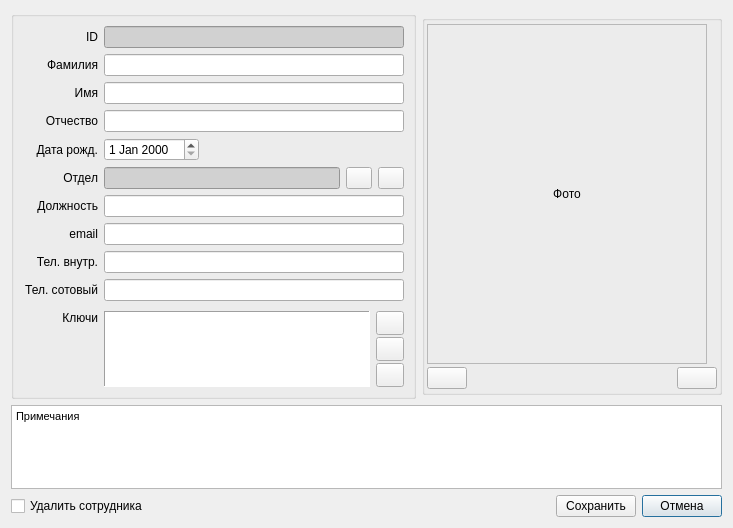
<?xml version="1.0" encoding="UTF-8"?>
<ui version="4.0">
 <class>SvEmploeeDialog</class>
 <widget class="QDialog" name="SvEmploeeDialog">
  <property name="geometry">
   <rect>
    <x>0</x>
    <y>0</y>
    <width>733</width>
    <height>528</height>
   </rect>
  </property>
  <property name="windowTitle">
   <string/>
  </property>
  <layout class="QVBoxLayout" name="verticalLayout_4">
   <item>
    <layout class="QHBoxLayout" name="horizontalLayout_3">
     <item>
      <widget class="QGroupBox" name="groupBox">
       <property name="sizePolicy">
        <sizepolicy hsizetype="Preferred" vsizetype="Expanding">
         <horstretch>0</horstretch>
         <verstretch>0</verstretch>
        </sizepolicy>
       </property>
       <property name="title">
        <string/>
       </property>
       <layout class="QVBoxLayout" name="verticalLayout_3">
        <item>
         <layout class="QHBoxLayout" name="hlayID">
          <item>
           <widget class="QLabel" name="lblID">
            <property name="sizePolicy">
             <sizepolicy hsizetype="Fixed" vsizetype="Fixed">
              <horstretch>0</horstretch>
              <verstretch>0</verstretch>
             </sizepolicy>
            </property>
            <property name="minimumSize">
             <size>
              <width>75</width>
              <height>0</height>
             </size>
            </property>
            <property name="text">
             <string>ID</string>
            </property>
            <property name="alignment">
             <set>Qt::AlignRight|Qt::AlignTrailing|Qt::AlignVCenter</set>
            </property>
           </widget>
          </item>
          <item>
           <widget class="QLineEdit" name="editID">
            <property name="styleSheet">
             <string notr="true">background-color: rgb(209, 209, 209);</string>
            </property>
            <property name="readOnly">
             <bool>true</bool>
            </property>
           </widget>
          </item>
         </layout>
        </item>
        <item>
         <layout class="QHBoxLayout" name="hlaySurename">
          <item>
           <widget class="QLabel" name="lblSurname">
            <property name="minimumSize">
             <size>
              <width>75</width>
              <height>0</height>
             </size>
            </property>
            <property name="text">
             <string>Фамилия</string>
            </property>
            <property name="alignment">
             <set>Qt::AlignRight|Qt::AlignTrailing|Qt::AlignVCenter</set>
            </property>
           </widget>
          </item>
          <item>
           <widget class="QLineEdit" name="editSurename"/>
          </item>
         </layout>
        </item>
        <item>
         <layout class="QHBoxLayout" name="hlayName">
          <item>
           <widget class="QLabel" name="lblName">
            <property name="minimumSize">
             <size>
              <width>75</width>
              <height>0</height>
             </size>
            </property>
            <property name="text">
             <string>Имя</string>
            </property>
            <property name="alignment">
             <set>Qt::AlignRight|Qt::AlignTrailing|Qt::AlignVCenter</set>
            </property>
           </widget>
          </item>
          <item>
           <widget class="QLineEdit" name="editName"/>
          </item>
         </layout>
        </item>
        <item>
         <layout class="QHBoxLayout" name="hlayPatronymic">
          <item>
           <widget class="QLabel" name="lblPatronymic">
            <property name="minimumSize">
             <size>
              <width>75</width>
              <height>0</height>
             </size>
            </property>
            <property name="text">
             <string>Отчество</string>
            </property>
            <property name="alignment">
             <set>Qt::AlignRight|Qt::AlignTrailing|Qt::AlignVCenter</set>
            </property>
           </widget>
          </item>
          <item>
           <widget class="QLineEdit" name="editPatronymic"/>
          </item>
         </layout>
        </item>
        <item>
         <layout class="QHBoxLayout" name="hlayBirthDate">
          <item>
           <widget class="QLabel" name="lblBirthDate">
            <property name="minimumSize">
             <size>
              <width>75</width>
              <height>0</height>
             </size>
            </property>
            <property name="text">
             <string>Дата рожд.</string>
            </property>
            <property name="alignment">
             <set>Qt::AlignRight|Qt::AlignTrailing|Qt::AlignVCenter</set>
            </property>
           </widget>
          </item>
          <item>
           <widget class="QDateEdit" name="dateBirthDate"/>
          </item>
          <item>
           <spacer name="horizontalSpacer_2">
            <property name="orientation">
             <enum>Qt::Horizontal</enum>
            </property>
            <property name="sizeHint" stdset="0">
             <size>
              <width>40</width>
              <height>20</height>
             </size>
            </property>
           </spacer>
          </item>
         </layout>
        </item>
        <item>
         <layout class="QHBoxLayout" name="hlayDepartment">
          <item>
           <widget class="QLabel" name="lblDepartment">
            <property name="sizePolicy">
             <sizepolicy hsizetype="Fixed" vsizetype="Fixed">
              <horstretch>0</horstretch>
              <verstretch>0</verstretch>
             </sizepolicy>
            </property>
            <property name="minimumSize">
             <size>
              <width>75</width>
              <height>0</height>
             </size>
            </property>
            <property name="text">
             <string>Отдел</string>
            </property>
            <property name="alignment">
             <set>Qt::AlignRight|Qt::AlignTrailing|Qt::AlignVCenter</set>
            </property>
           </widget>
          </item>
          <item>
           <widget class="QLineEdit" name="editDepartment">
            <property name="styleSheet">
             <string notr="true">background-color: rgb(209, 209, 209);</string>
            </property>
            <property name="readOnly">
             <bool>true</bool>
            </property>
           </widget>
          </item>
          <item>
           <widget class="QPushButton" name="bnSelectDepartment">
            <property name="sizePolicy">
             <sizepolicy hsizetype="Fixed" vsizetype="Fixed">
              <horstretch>0</horstretch>
              <verstretch>0</verstretch>
             </sizepolicy>
            </property>
            <property name="maximumSize">
             <size>
              <width>26</width>
              <height>16777215</height>
             </size>
            </property>
            <property name="text">
             <string/>
            </property>
            <property name="icon">
             <iconset resource="../res.qrc">
              <normaloff>:/employee/icons/cologne-icons/ico/publish.ico</normaloff>:/employee/icons/cologne-icons/ico/publish.ico</iconset>
            </property>
           </widget>
          </item>
          <item>
           <widget class="QPushButton" name="bnNewDepartment">
            <property name="sizePolicy">
             <sizepolicy hsizetype="Fixed" vsizetype="Fixed">
              <horstretch>0</horstretch>
              <verstretch>0</verstretch>
             </sizepolicy>
            </property>
            <property name="maximumSize">
             <size>
              <width>26</width>
              <height>16777215</height>
             </size>
            </property>
            <property name="text">
             <string/>
            </property>
            <property name="icon">
             <iconset resource="../res.qrc">
              <normaloff>:/employee/icons/cologne-icons/ico/plus.ico</normaloff>:/employee/icons/cologne-icons/ico/plus.ico</iconset>
            </property>
           </widget>
          </item>
         </layout>
        </item>
        <item>
         <layout class="QHBoxLayout" name="hlayPosition">
          <item>
           <widget class="QLabel" name="lblPosition">
            <property name="minimumSize">
             <size>
              <width>75</width>
              <height>0</height>
             </size>
            </property>
            <property name="text">
             <string>Должность</string>
            </property>
            <property name="alignment">
             <set>Qt::AlignRight|Qt::AlignTrailing|Qt::AlignVCenter</set>
            </property>
           </widget>
          </item>
          <item>
           <widget class="QLineEdit" name="editPosition"/>
          </item>
         </layout>
        </item>
        <item>
         <layout class="QHBoxLayout" name="hlayEmail">
          <item>
           <widget class="QLabel" name="lblEmail">
            <property name="minimumSize">
             <size>
              <width>75</width>
              <height>0</height>
             </size>
            </property>
            <property name="text">
             <string>email</string>
            </property>
            <property name="alignment">
             <set>Qt::AlignRight|Qt::AlignTrailing|Qt::AlignVCenter</set>
            </property>
           </widget>
          </item>
          <item>
           <widget class="QLineEdit" name="editEmail"/>
          </item>
         </layout>
        </item>
        <item>
         <layout class="QHBoxLayout" name="hlayPhone1">
          <item>
           <widget class="QLabel" name="lbPhone1">
            <property name="minimumSize">
             <size>
              <width>75</width>
              <height>0</height>
             </size>
            </property>
            <property name="text">
             <string>Тел. внутр.</string>
            </property>
            <property name="alignment">
             <set>Qt::AlignRight|Qt::AlignTrailing|Qt::AlignVCenter</set>
            </property>
           </widget>
          </item>
          <item>
           <widget class="QLineEdit" name="editPhone1"/>
          </item>
         </layout>
        </item>
        <item>
         <layout class="QHBoxLayout" name="hlayPhone2">
          <item>
           <widget class="QLabel" name="lblPhone2">
            <property name="minimumSize">
             <size>
              <width>75</width>
              <height>0</height>
             </size>
            </property>
            <property name="text">
             <string>Тел. сотовый</string>
            </property>
            <property name="alignment">
             <set>Qt::AlignRight|Qt::AlignTrailing|Qt::AlignVCenter</set>
            </property>
           </widget>
          </item>
          <item>
           <widget class="QLineEdit" name="editPhone2"/>
          </item>
         </layout>
        </item>
        <item>
         <layout class="QHBoxLayout" name="hlayScudKeys">
          <property name="topMargin">
           <number>4</number>
          </property>
          <property name="bottomMargin">
           <number>0</number>
          </property>
          <item>
           <widget class="QLabel" name="lblScudKeys">
            <property name="minimumSize">
             <size>
              <width>75</width>
              <height>0</height>
             </size>
            </property>
            <property name="text">
             <string>Ключи</string>
            </property>
            <property name="alignment">
             <set>Qt::AlignRight|Qt::AlignTop|Qt::AlignTrailing</set>
            </property>
           </widget>
          </item>
          <item>
           <widget class="QListView" name="listScudKeys">
            <property name="sizePolicy">
             <sizepolicy hsizetype="Expanding" vsizetype="Fixed">
              <horstretch>0</horstretch>
              <verstretch>0</verstretch>
             </sizepolicy>
            </property>
            <property name="maximumSize">
             <size>
              <width>16777215</width>
              <height>76</height>
             </size>
            </property>
            <property name="frameShape">
             <enum>QFrame::Panel</enum>
            </property>
            <property name="frameShadow">
             <enum>QFrame::Sunken</enum>
            </property>
            <property name="editTriggers">
             <set>QAbstractItemView::NoEditTriggers</set>
            </property>
           </widget>
          </item>
          <item>
           <layout class="QVBoxLayout" name="vlayScudKeys">
            <property name="spacing">
             <number>2</number>
            </property>
            <item>
             <widget class="QPushButton" name="bnNewScudKey">
              <property name="minimumSize">
               <size>
                <width>28</width>
                <height>24</height>
               </size>
              </property>
              <property name="maximumSize">
               <size>
                <width>28</width>
                <height>24</height>
               </size>
              </property>
              <property name="text">
               <string/>
              </property>
              <property name="icon">
               <iconset resource="../res.qrc">
                <normaloff>:/employee/icons/silk/key_add.png</normaloff>:/employee/icons/silk/key_add.png</iconset>
              </property>
             </widget>
            </item>
            <item>
             <widget class="QPushButton" name="bnSelectScudKey">
              <property name="minimumSize">
               <size>
                <width>28</width>
                <height>24</height>
               </size>
              </property>
              <property name="maximumSize">
               <size>
                <width>28</width>
                <height>24</height>
               </size>
              </property>
              <property name="text">
               <string/>
              </property>
              <property name="icon">
               <iconset resource="../res.qrc">
                <normaloff>:/employee/icons/silk/key_go.png</normaloff>:/employee/icons/silk/key_go.png</iconset>
              </property>
             </widget>
            </item>
            <item>
             <widget class="QPushButton" name="bnDeleteScudKey">
              <property name="minimumSize">
               <size>
                <width>28</width>
                <height>24</height>
               </size>
              </property>
              <property name="maximumSize">
               <size>
                <width>28</width>
                <height>24</height>
               </size>
              </property>
              <property name="text">
               <string/>
              </property>
              <property name="icon">
               <iconset resource="../res.qrc">
                <normaloff>:/employee/icons/silk/key_delete.png</normaloff>:/employee/icons/silk/key_delete.png</iconset>
              </property>
             </widget>
            </item>
           </layout>
          </item>
         </layout>
        </item>
       </layout>
      </widget>
     </item>
     <item>
      <widget class="QGroupBox" name="groupBox_2">
       <property name="minimumSize">
        <size>
         <width>300</width>
         <height>380</height>
        </size>
       </property>
       <property name="maximumSize">
        <size>
         <width>300</width>
         <height>380</height>
        </size>
       </property>
       <property name="title">
        <string/>
       </property>
       <layout class="QVBoxLayout" name="verticalLayout">
        <property name="spacing">
         <number>2</number>
        </property>
        <property name="leftMargin">
         <number>2</number>
        </property>
        <property name="topMargin">
         <number>2</number>
        </property>
        <property name="rightMargin">
         <number>2</number>
        </property>
        <property name="bottomMargin">
         <number>2</number>
        </property>
        <item>
         <widget class="QLabel" name="lblFoto">
          <property name="sizePolicy">
           <sizepolicy hsizetype="Fixed" vsizetype="Fixed">
            <horstretch>0</horstretch>
            <verstretch>0</verstretch>
           </sizepolicy>
          </property>
          <property name="minimumSize">
           <size>
            <width>280</width>
            <height>340</height>
           </size>
          </property>
          <property name="maximumSize">
           <size>
            <width>280</width>
            <height>340</height>
           </size>
          </property>
          <property name="frameShape">
           <enum>QFrame::StyledPanel</enum>
          </property>
          <property name="frameShadow">
           <enum>QFrame::Plain</enum>
          </property>
          <property name="text">
           <string>Фото</string>
          </property>
          <property name="alignment">
           <set>Qt::AlignCenter</set>
          </property>
          <property name="margin">
           <number>0</number>
          </property>
         </widget>
        </item>
        <item>
         <layout class="QHBoxLayout" name="horizontalLayout">
          <property name="spacing">
           <number>2</number>
          </property>
          <item>
           <widget class="QPushButton" name="bnGetCamera">
            <property name="text">
             <string/>
            </property>
            <property name="icon">
             <iconset resource="../res.qrc">
              <normaloff>:/employee/icons/cologne-icons/ico/photography.ico</normaloff>:/employee/icons/cologne-icons/ico/photography.ico</iconset>
            </property>
           </widget>
          </item>
          <item>
           <spacer name="horizontalSpacer">
            <property name="orientation">
             <enum>Qt::Horizontal</enum>
            </property>
            <property name="sizeType">
             <enum>QSizePolicy::Fixed</enum>
            </property>
            <property name="sizeHint" stdset="0">
             <size>
              <width>260</width>
              <height>13</height>
             </size>
            </property>
           </spacer>
          </item>
          <item>
           <widget class="QPushButton" name="bnSelectFoto">
            <property name="text">
             <string/>
            </property>
            <property name="icon">
             <iconset resource="../res.qrc">
              <normaloff>:/employee/icons/cologne-icons/ico/illustration.ico</normaloff>:/employee/icons/cologne-icons/ico/illustration.ico</iconset>
            </property>
           </widget>
          </item>
         </layout>
        </item>
       </layout>
      </widget>
     </item>
    </layout>
   </item>
   <item>
    <widget class="QTextEdit" name="textDescription">
     <property name="html">
      <string>&lt;!DOCTYPE HTML PUBLIC &quot;-//W3C//DTD HTML 4.0//EN&quot; &quot;http://www.w3.org/TR/REC-html40/strict.dtd&quot;&gt;
&lt;html&gt;&lt;head&gt;&lt;meta name=&quot;qrichtext&quot; content=&quot;1&quot; /&gt;&lt;style type=&quot;text/css&quot;&gt;
p, li { white-space: pre-wrap; }
&lt;/style&gt;&lt;/head&gt;&lt;body style=&quot; font-family:'MS Shell Dlg 2'; font-size:8.25pt; font-weight:400; font-style:normal;&quot;&gt;
&lt;p style=&quot; margin-top:0px; margin-bottom:0px; margin-left:0px; margin-right:0px; -qt-block-indent:0; text-indent:0px;&quot;&gt;Примечания&lt;/p&gt;&lt;/body&gt;&lt;/html&gt;</string>
     </property>
    </widget>
   </item>
   <item>
    <layout class="QHBoxLayout" name="hlayButtons">
     <item>
      <widget class="QCheckBox" name="checkDeleteEmployee">
       <property name="text">
        <string>Удалить сотрудника</string>
       </property>
      </widget>
     </item>
     <item>
      <spacer name="spacer_2">
       <property name="orientation">
        <enum>Qt::Horizontal</enum>
       </property>
       <property name="sizeHint" stdset="0">
        <size>
         <width>40</width>
         <height>20</height>
        </size>
       </property>
      </spacer>
     </item>
     <item>
      <widget class="QPushButton" name="bnSave">
       <property name="text">
        <string>Сохранить</string>
       </property>
      </widget>
     </item>
     <item>
      <widget class="QPushButton" name="bnCancel">
       <property name="text">
        <string>Отмена</string>
       </property>
       <property name="default">
        <bool>true</bool>
       </property>
      </widget>
     </item>
    </layout>
   </item>
  </layout>
 </widget>
 <resources>
  <include location="../res.qrc"/>
 </resources>
 <connections/>
</ui>
